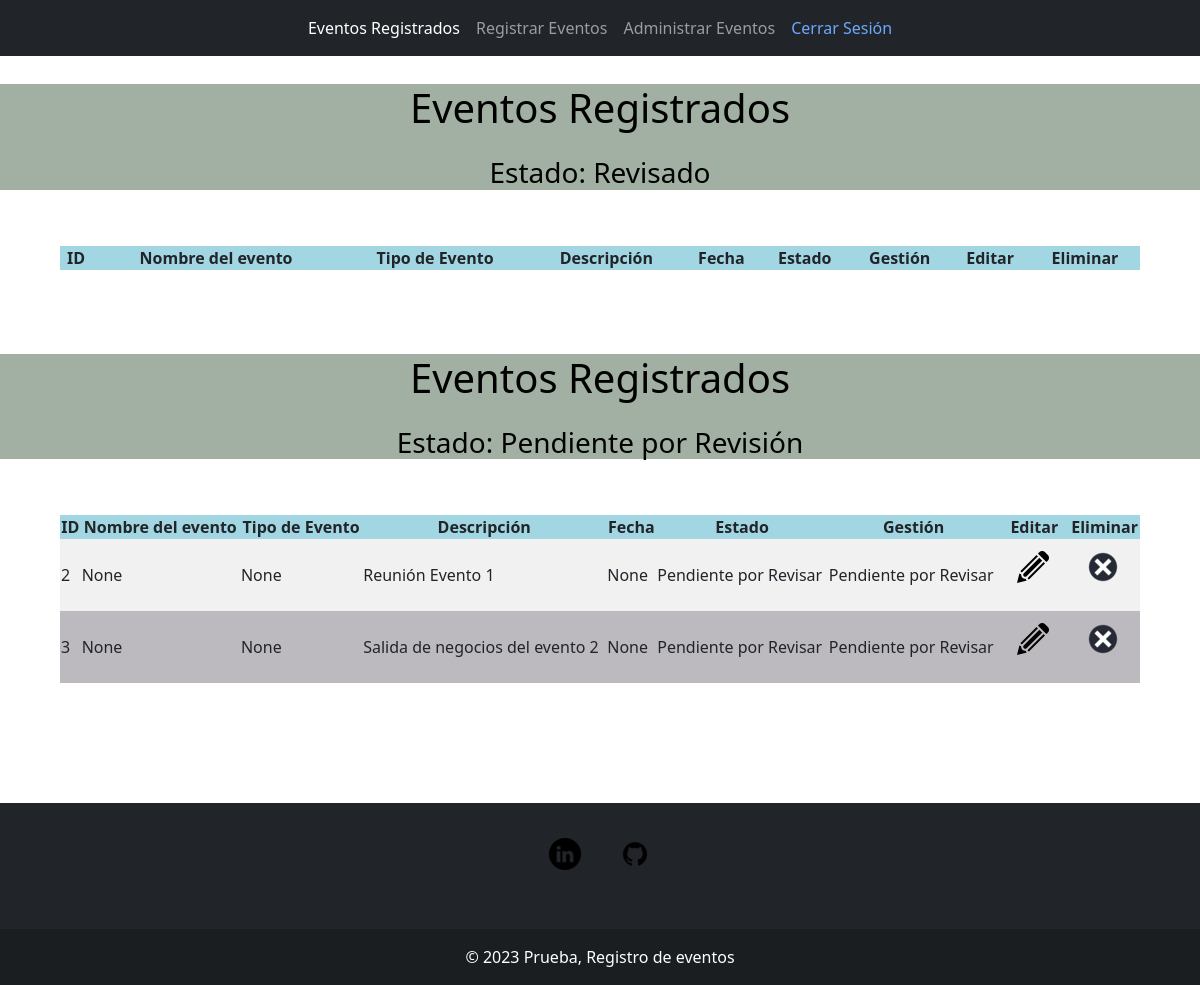
The app's page /administracion/ (signed in) with its own data.
### Eventos/models.py (models this page shows)
class Registro(models.Model):
    nombre_del_evento = models.CharField(null=True, max_length=30)
    tipo_de_evento = models.CharField(null=True, max_length=30)
    desc = models.TextField()
    fecha = models.DateField()
    est = models.CharField(max_length=22, default='Pendiente por Revisar')
    gestion = models.CharField(max_length=22, default='Pendiente por Revisar')

### Eventos/views.py (the view)
# urls.py: url(r'^administracion/$', views.Administracion.as_view(), name='admin'),
class Administracion(generic.ListView):
    template_name = 'Eventos/admin.html'
    model = Registro

### templates/Eventos/admin.html (shortened to what this page needs)
{% load static %}
<link rel="stylesheet"
      type="text/css"
      href="{% static 'Eventos/css/bootstrap.css' %}" />
{% include 'Eventos/navbar.html' %}
{% if user.is_authenticated %}
    <div style="background-color: rgba(68, 98, 71, 0.5)">
        <h1 style="text-align: center; margin-top: 7%; color: black">Eventos Registrados</h1>
        <h3 style="text-align: center; margin-top: 2%; color: black">Estado: Revisado</h3>
    </div>
    <div style="text-align: center">
        <div  id="tablaeventos">
            <table id="tabla">
                <tr style="background-color: #a1d6e2;">
                    <th>ID</th>
                    <th>Nombre del evento</th>
                    <th>Tipo de Evento</th>
                    <th>Descripción</th>
                    <th>Fecha</th>
                    <th>Estado</th>
                    <th>Gestión</th>
                    <th>Editar</th>
                    <th>Eliminar</th>
                </tr>
                {% for post in object_list %}<br>
                {% endfor %}
            </table>
        </div>
    </div>
    <div style="background-color: rgba(68, 98, 71, 0.5)">
        <h1 style="text-align: center; margin-top: 7%; color: black">Eventos Registrados</h1>
        <h3 style="text-align: center; margin-top: 2%; color: black">Estado: Pendiente por Revisión</h3>
    </div>
    <div style="text-align: center">
        <div  id="tablaeventos">
            <table id="tabla">
                <tr style="background-color: #a1d6e2;">
                    <th>ID</th>
                    <th>Nombre del evento</th>
                    <th>Tipo de Evento</th>
                    <th>Descripción</th>
                    <th>Fecha</th>
                    <th>Estado</th>
                    <th>Gestión</th>
                    <th>Editar</th>
                    <th>Eliminar</th>
                </tr>
                {% for post in object_list %}<br>
                    {% if  post.est == 'Pendiente por Revisar'  %}
                        <tr>
                            <td>{{ post.id }}</td>
                            <td>{{ post.nombre_del_evento }}</td>
                            <td>{{ post.tipo_de_evento }}</td>
                            <td>{{ post.desc }}</td>
                            <td>{{ post.fecha }}</td>
                            <td>{{ post.est }}</td>
                            <td>{{ post.gestion }}</td>
                            <td>
                                <form name="EditForm" action="{% url 'edit' idd=post.id %}" method="post">
                                    <a class="btn btn-floating m-1" href="{% url 'edit' idd=post.id %}" role="button">
                                        <img src="{% static 'Eventos/images/edit.png' %}">
                                    </a>
                                </form>
                            </td>
                            <td>
                                <form name="DeleteForm" action="{% url 'delete' idd=post.id %}" method="post">
                                    <a class="btn btn-floating m-1" href="{% url 'delete' idd=post.id %}" role="button">
                                        <img src="{% static 'Eventos/images/delete.png' %}">
                                    </a>
                                </form>
                            </td>
                        </tr>
                    {% endif %}
                {% endfor %}
            </table>
        </div>
    </div>
{% else %}
    <div class="nonadmin">
        <h1>NO ERES UN ADMINISTRADOR!</h1>
    </div>
{% endif %}
{% include 'Eventos/footer.html' %}

### templates/Eventos/navbar.html (shortened to what this page needs)
<nav class="navbar navbar-expand-lg navbar-dark bg-dark" style="position: fixed; overflow: hidden; top: 0; width: 100%">
    <div class="container-fluid">
        <div class="mx-auto order-0" id="btneventos">
          <ul class="navbar-nav ml-auto text-center">
            {% block content %}
                {% if user.is_authenticated %}
                    <li class="nav-item">
                        <a class="nav-link active" aria-current="page" href="#">Eventos Registrados</a>
                    </li>
                    <li class="nav-item">
                        <a class="nav-link" href="#">Registrar Eventos</a>
                    </li>
                    <li class="nav-item">
                        <a class="nav-link" href="#">Administrar Eventos</a>
                    </li>
                    <li class="nav-item">
                        <a class="nav-link" href="{% url 'logout' %}" style="color: #6ea8fe">Cerrar Sesión</a>
                    </li>
                {% endif %}
            {% endblock %}
          </ul>
        </div>
    </div>
</nav>

### templates/Eventos/footer.html
<footer class="bg-dark text-center text-white" style="margin-top: 10%">
  <div class="container p-4">
    <section class="mb-4">
      <a class="btn btn-floating m-1" href="https://www.linkedin.com/in/miguel-angel-saavedra-lozano-552320205/" role="button">
          {% load static %}
          <img src="{% static 'Eventos/images/link.png' %}">
      </a>
      <a class="btn btn-floating m-1" href="https://github.com/MSL01" role="button">
          {% load static %}
          <img src="{% static 'Eventos/images/git.png' %}">
      </a>
    </section>
  </div>
  <div class="text-center p-3" style="background-color: rgba(0, 0, 0, 0.2);">
    © 2023 Prueba, Registro de eventos
  </div>
</footer>

### templates/Eventos/admin.html (style rules this page uses)
table { margin: auto; width: 90%; border-radius: 15px; }
th { text-align: center; }
tbody tr:nth-child(odd) { background-color: #bcbabe; }
tbody tr:nth-child(even) { background-color: #f1f1f2; }
#tablaeventos { text-align: center; }

### records on screen
Registro: id "2", nombre_del_evento "None", tipo_de_evento "None", desc "Reunión Evento 1", fecha "None", est "Pendiente por Revisar", gestion "Pendiente por Revisar"
Registro: id "3", nombre_del_evento "None", tipo_de_evento "None", desc "Salida de negocios del evento 2", fecha "None", est "Pendiente por Revisar", gestion "Pendiente por Revisar"
